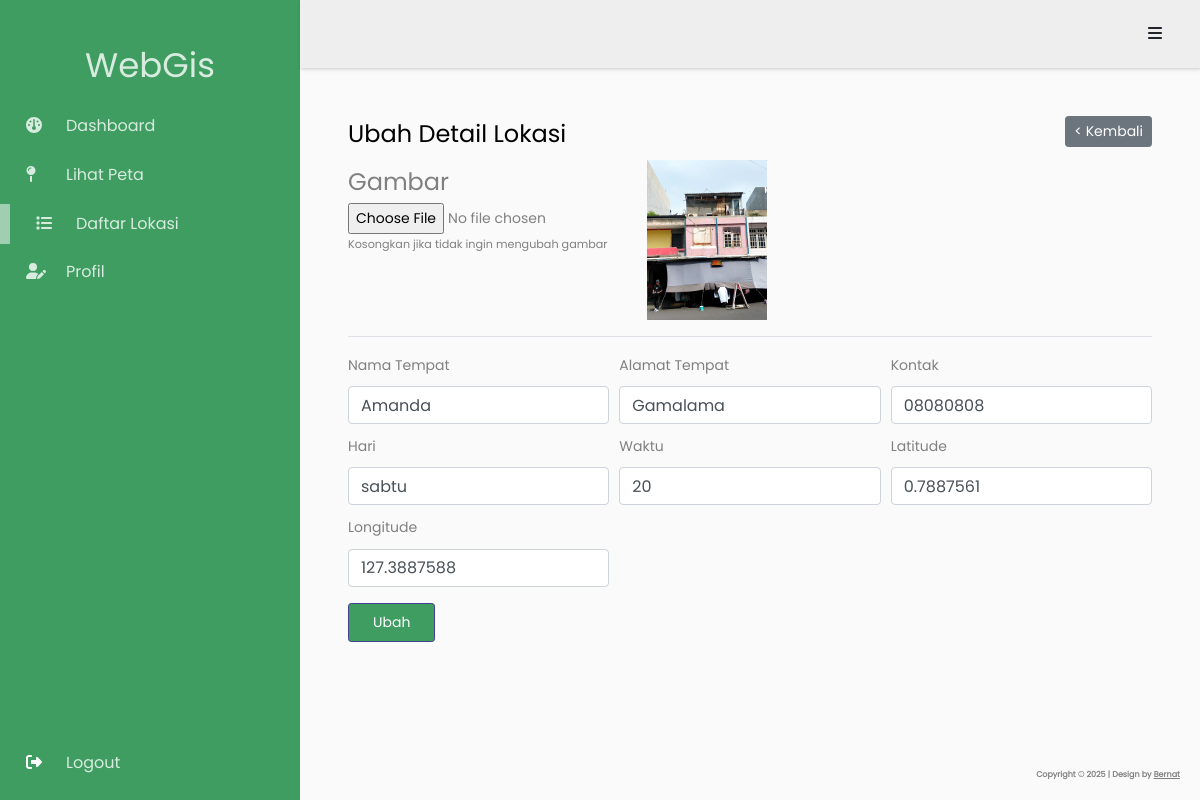
Screenshot of /pages/lokasi/edit.php?id=33 (signed in) with the database file from the repository.
### tables this page shows
CREATE TABLE `tb_lokasi` (
  `id_lokasi` int(11) NOT NULL,
  `nama_toko` varchar(50) NOT NULL,
  `alamat` varchar(100) NOT NULL,
  `kontak` varchar(15) NOT NULL,
  `hari` varchar(50) NOT NULL,
  `waktu` varchar(50) NOT NULL,
  `gambar` varchar(50) NOT NULL,
  `latitude` varchar(20) NOT NULL,
  `longitude` varchar(20) NOT NULL
);

### config.php (called while the page is built, shortened)
<?php
function base_url($url = null)
{
    $baseUrl = 'http://localhost/akhyar';
    if ($url != null) {
        return $baseUrl . '/' . $url;
    } else {
        return $baseUrl;
    }
}

### pages/lokasi/edit.php (the view, shortened to what this page needs)
<?php
$label = 'Ubah Detail Lokasi';
include_once "../../header.php";
$id = $_GET['id'];
$sql = mysqli_query($db, "SELECT * FROM tb_lokasi WHERE id_lokasi = '$id'") or die(mysqli_error($db));
$data = mysqli_fetch_assoc($sql);
?>
<div class="d-flex justify-content-between">
    <div>
        <h4><?= $label ?></h4>
    </div>
    <div>
        <a href="<?= base_url('pages/lokasi/') ?>" class="btn btn-sm btn-secondary">
            < Kembali</a>
    </div>
</div>
<form action="proc.php" method="post" enctype="multipart/form-data">
    <div class="d-flex border-bottom mb-3">
        <div class="d-flex flex-column">
            <span style="font-size: 1.50rem;">Gambar</span>
            <input id="gambar" type="file" name="gambar">
            <p class="small">Kosongkan jika tidak ingin mengubah gambar</p>
        </div>
        <?php if (!empty($data['gambar'])): ?>
            <p><img src="../../_assets/images/<?= $data['gambar'] ?>" alt="Gambar TPQ"
                    style="max-width: 120px; height: auto;"></p>
        <?php endif; ?>
    </div>
    <div class="grid-container">
        <div class="gird-item">
            <label for="nama_toko">Nama Tempat</label>
            <input id="nama_toko" value="<?= $data['nama_toko'] ?>" class="form-control" type="text" name="nama_toko"
                required>
        </div>
        <div class="gird-item">
            <label for="alamat">Alamat Tempat</label>
            <input id="alamat" value="<?= $data['alamat'] ?>" class="form-control" type="text" name="alamat" required>
        </div>
        <div class="gird-item">
            <label for="kontak">Kontak</label>
            <input id="kontak" value="<?= $data['kontak'] ?>" class="form-control" type="text" name="kontak" required>
        </div>
        <div class="gird-item">
            <label for="hari">Hari</label>
            <input id="hari" value="<?= $data['hari'] ?>" class="form-control" type="text" name="hari" required>
        </div>
        <div class="gird-item">
            <label for="waktu">Waktu</label>
            <input id="waktu" value="<?= $data['waktu'] ?>" class="form-control" type="text" name="waktu" required>
        </div>
        <div class="gird-item">
            <label for="latti">Latitude</label>
            <input id="latti" value="<?= $data['latitude'] ?>" class="form-control" type="text" name="latti" required>
        </div>
        <div class="gird-item">
            <label for="longi">Longitude</label>
            <input id="longi" value="<?= $data['longitude'] ?>" class="form-control" type="text" name="longi" required>
        </div>
    </div>
    <input class="mt-3 btn btn-sm btn-info py-2 px-4" type="submit" name="edit" value="Ubah">
</form>
<?php include_once "../../footer.php" ?>

### rows the page displays
tb_lokasi: gambar (picture), nama_toko "Amanda", alamat "Gamalama", kontak "08080808", hari "sabtu", waktu "20", latti "0.7887561", longi "127.3887588"

### other values shown
$men['label'] "Dashboard"
$men['label'] "Lihat Peta"
$men['label'] "Daftar Lokasi"
$men['label'] "Profil"
$label "Ubah Detail Lokasi"
